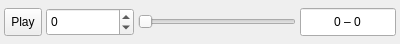
<?xml version="1.0" encoding="UTF-8"?>
<ui version="4.0">
 <class>TimelineWidget</class>
 <widget class="QWidget" name="TimelineWidget">
  <property name="geometry">
   <rect>
    <x>0</x>
    <y>0</y>
    <width>400</width>
    <height>44</height>
   </rect>
  </property>
  <property name="sizePolicy">
   <sizepolicy hsizetype="Preferred" vsizetype="Fixed">
    <horstretch>0</horstretch>
    <verstretch>0</verstretch>
   </sizepolicy>
  </property>
  <property name="minimumSize">
   <size>
    <width>400</width>
    <height>44</height>
   </size>
  </property>
  <property name="maximumSize">
   <size>
    <width>16777215</width>
    <height>44</height>
   </size>
  </property>
  <layout class="QVBoxLayout" name="rootLayout">
   <property name="spacing">
    <number>0</number>
   </property>
   <property name="leftMargin">
    <number>0</number>
   </property>
   <property name="topMargin">
    <number>0</number>
   </property>
   <property name="rightMargin">
    <number>0</number>
   </property>
   <property name="bottomMargin">
    <number>0</number>
   </property>
   <item>
    <layout class="QHBoxLayout" name="layout">
     <property name="spacing">
      <number>4</number>
     </property>
     <property name="leftMargin">
      <number>4</number>
     </property>
     <property name="topMargin">
      <number>0</number>
     </property>
     <property name="rightMargin">
      <number>4</number>
     </property>
     <property name="bottomMargin">
      <number>0</number>
     </property>
     <item>
      <widget class="QToolButton" name="play">
       <property name="minimumSize">
        <size>
         <width>0</width>
         <height>28</height>
        </size>
       </property>
       <property name="maximumSize">
        <size>
         <width>16777215</width>
         <height>28</height>
        </size>
       </property>
       <property name="toolTip">
        <string>Play or pause the stage animation</string>
       </property>
       <property name="text">
        <string>Play</string>
       </property>
       <property name="checkable">
        <bool>true</bool>
       </property>
      </widget>
     </item>
     <item>
      <widget class="QSpinBox" name="frame">
       <property name="minimumSize">
        <size>
         <width>88</width>
         <height>28</height>
        </size>
       </property>
       <property name="maximumSize">
        <size>
         <width>88</width>
         <height>28</height>
        </size>
       </property>
       <property name="toolTip">
        <string>Current time code</string>
       </property>
       <property name="keyboardTracking">
        <bool>false</bool>
       </property>
       <property name="minimum">
        <number>-1000000</number>
       </property>
       <property name="maximum">
        <number>1000000</number>
       </property>
      </widget>
     </item>
     <item>
      <widget class="stageviz::TimelineSlider" name="slider">
       <property name="sizePolicy">
        <sizepolicy hsizetype="Expanding" vsizetype="Fixed">
         <horstretch>0</horstretch>
         <verstretch>0</verstretch>
        </sizepolicy>
       </property>
       <property name="minimumSize">
        <size>
         <width>120</width>
         <height>40</height>
        </size>
       </property>
       <property name="maximumSize">
        <size>
         <width>16777215</width>
         <height>40</height>
        </size>
       </property>
       <property name="toolTip">
        <string>Drag to scrub the stage animation</string>
       </property>
       <property name="orientation">
        <enum>Qt::Orientation::Horizontal</enum>
       </property>
       <property name="tickPosition">
        <enum>QSlider::TickPosition::NoTicks</enum>
       </property>
       <property name="DockWidget" stdset="0">
        <bool>true</bool>
       </property>
      </widget>
     </item>
     <item>
      <widget class="QLineEdit" name="range">
       <property name="sizePolicy">
        <sizepolicy hsizetype="Fixed" vsizetype="Fixed">
         <horstretch>0</horstretch>
         <verstretch>0</verstretch>
        </sizepolicy>
       </property>
       <property name="minimumSize">
        <size>
         <width>96</width>
         <height>28</height>
        </size>
       </property>
       <property name="maximumSize">
        <size>
         <width>96</width>
         <height>28</height>
        </size>
       </property>
       <property name="toolTip">
        <string>Animation start and end frames</string>
       </property>
       <property name="text">
        <string>0 – 0</string>
       </property>
       <property name="alignment">
        <set>Qt::AlignmentFlag::AlignCenter</set>
       </property>
       <property name="readOnly">
        <bool>true</bool>
       </property>
      </widget>
     </item>
    </layout>
   </item>
  </layout>
 </widget>
 <customwidgets>
  <customwidget>
   <class>stageviz::TimelineSlider</class>
   <extends>QSlider</extends>
   <header>timelineslider.h</header>
  </customwidget>
 </customwidgets>
 <resources/>
 <connections/>
</ui>
